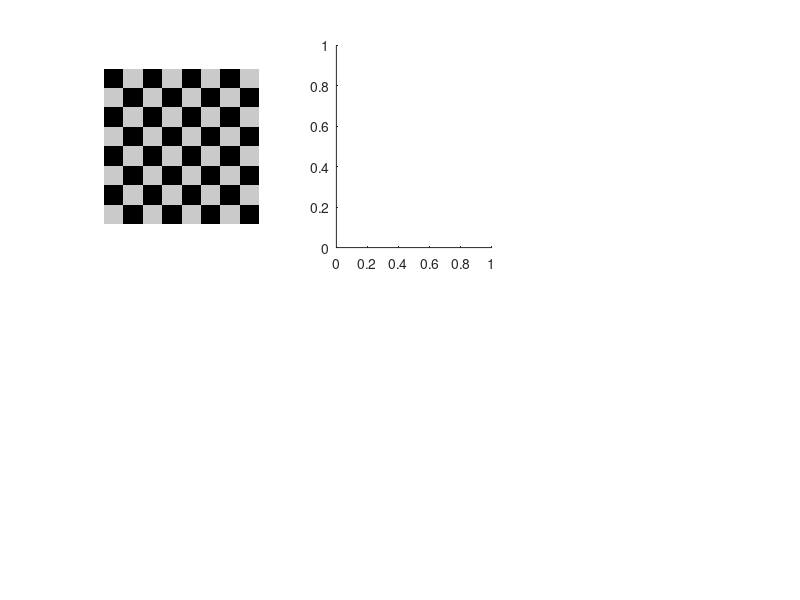

MATLAB code to generate this figure: (Note: this script raises an error after producing the figure.)
I = checkerboard(64,4,4);
K = (I > 0.5);
I2=K*1.0;


K=uint8(K*200);
figure
I2=im2double(K);
subplot(2,3,1);
imshow(I2)
subplot(2,3,2);
histogram(K);
title('Original histogram');
lap=[1 1 1;1 -8 1;1 1 1];
I3=conv2(K,lap);
subplot(2,3,3)
histogram(I3);
title('After filtering');
%%
aa=zeros(512,256);
bb=200*ones(512,256);
K2= [uint8(aa),uint8(bb)];
I4=im2double(K2);
subplot(2,3,4);
imshow(I4)

subplot(2,3,5);
histogram(K2);
lap=[1 1 1;1 -8 1;1 1 1];
I3=conv2(I4,lap);
subplot(2,3,6)
histogram(I3);